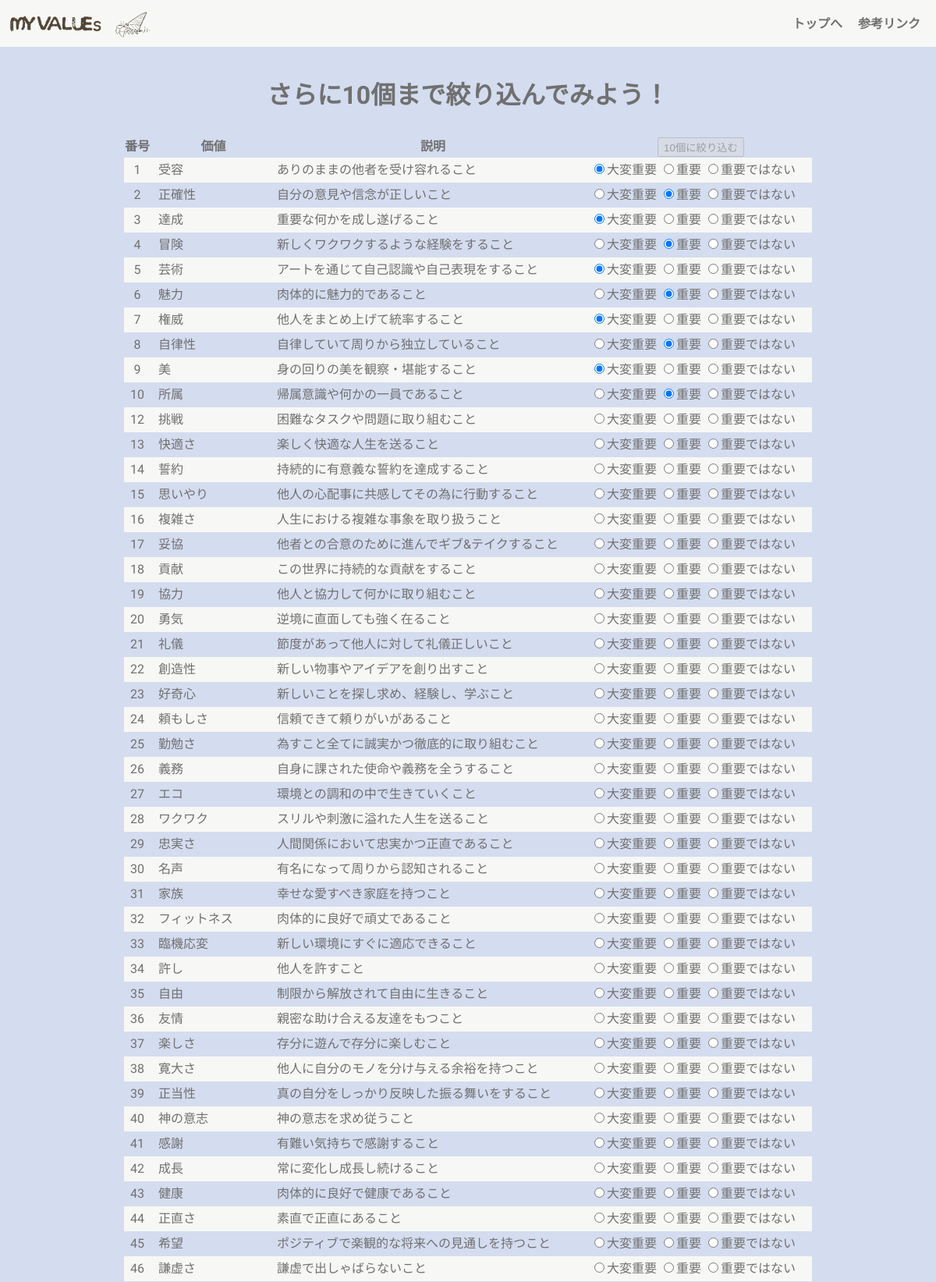
The page /page3 (upper part) on the database its author committed.
### tables this page shows
CREATE TABLE "values100" (
	"id"	INTEGER,
	"value"	TEXT,
	"explanation"	TEXT,
	PRIMARY KEY("id")
);

### app.py (the view)
@app.route("/page3",methods=["GET"])
def page3_get():
    user_id=1
    conn=sqlite3.connect("myvalues.db")
    cur=conn.cursor()
    cur.execute("Select * From myselect Order by savedate desc Limit 1;")
    selected=cur.fetchone()
    c=conn.cursor()
    c.execute("Select id,value,explanation From values100;")
    value_list=[]
    i = 4
    for row in c.fetchall():
        if not selected[i]==0:
            value_list.append({"id":row[0],"task":row[1],"explanation":row[2],"emphasis":selected[i]})
        i=i+1
    c.close()
    cur.close()
    conn.close()
    return render_template("page3.html",value_list=value_list,)

### templates/page3.html (shortened to what this page needs)
{% extends "base.html" %}
{% block content %}
<div class="container">
    <div class ="box-list">
        <p>
            <h1>さらに10個まで絞り込んでみよう！</h1>
        </p>
        <div class="first-list">
            <form action="/page3" id="list100form" method="post">
                <table>
                    <tr>
                        <th>番号</th><th>価値</th><th>説明</th><th><input type="submit" value="10個に絞り込む" class="select10"></th>
                    </tr>
                    {% for item in value_list %}
                    <tr class="value_container">
                        <td>{{item['id']}}</td>
                        <td class="titles">{{item['task']}}</td>
                        <td class="need">{{item['explanation']}}</td>
                        <td>
                            <label><input type="radio" name="r{{item['id']}}" value="2" {% if item['emphasis']==2 %} checked="checked"{% endif %}>大変重要</label>
                            <label><input type="radio" name="r{{item['id']}}" value="1" {% if item['emphasis']==1 %} checked="checked"{% endif %}>重要</label>
                            <label class="last"><input type="radio" name="r{{item['id']}}" value="0" {% if item['emphasis']==0 %} checked="checked"{% endif %}>重要ではない</label>
                        </td>
                    </tr>
                    {% endfor %}
                </table>
            </form>
        </div>
    </div>
</div>
{% endblock %}

### static/css/style.css (style rules this page uses)
html { overflow-y: scroll; }
body, h1, h2, h3, h4, h5, p, ul, ol, li, dl, dt, dd { margin: 0px; padding: 0px; }
body { background: #fff; text-align: center; font-size: 16px; line-height: 1.4; min-width: 100%; -webkit-text-size-adjust: 100%; }
body { font-family: "Noto Sans Japanese", "ヒラギノ角ゴ Pro W3", "Hiragino Kaku Gothic Pro", "ヒラギノ角ゴ ProN W3", "Hiragino Kaku Gothic ProN", "游ゴシック", YuGothic, "メイリオ", "Meiryo", "HGPｺﾞｼｯｸM", "Osaka", "ＭＳ Ｐゴシック", sans-serif, Century Gothic, Arial,"M PLUS Rounded 1c"; }
.container { background-color:#D4DCEF; font-family: 'M PLUS Rounded 1c', sans-serif; color: #707070; padding-bottom:80px; height: 100%; }
.container h1 { font-family: 'M PLUS Rounded 1c', sans-serif; color: #707070; }
.box-list { padding-top: 100px; margin: 0 auto; margin-bottom:30px; }
.first-list table { border-collapse: collapse; margin-top: 30px; margin-left: auto; margin-right: auto; }
.first-list table td { background: #F7F8F5; }
.first-list table tr:nth-child(odd) td { background: #D4DCEF; }
.first-list table td { margin-right: 10px; }
.titles { font-weight: 500; height: 30px; width: 150px; text-align: left; padding-left: 10px; }
.need { text-align: left; width: 400px; }
.last { margin-right:20px; }

### rows shown on the page
values100: id "1", task "受容", explanation "ありのままの他者を受け容れること"
values100: id "2", task "正確性", explanation "自分の意見や信念が正しいこと"
values100: id "3", task "達成", explanation "重要な何かを成し遂げること"
values100: id "4", task "冒険", explanation "新しくワクワクするような経験をすること"
values100: id "5", task "芸術", explanation "アートを通じて自己認識や自己表現をすること"
values100: id "6", task "魅力", explanation "肉体的に魅力的であること"
values100: id "7", task "権威", explanation "他人をまとめ上げて統率すること"
values100: id "8", task "自律性", explanation "自律していて周りから独立していること"
values100: id "9", task "美", explanation "身の回りの美を観察・堪能すること"
values100: id "10", task "所属", explanation "帰属意識や何かの一員であること"
values100: id "12", task "挑戦", explanation "困難なタスクや問題に取り組むこと"
values100: id "13", task "快適さ", explanation "楽しく快適な人生を送ること"
values100: id "14", task "誓約", explanation "持続的に有意義な誓約を達成すること"
values100: id "15", task "思いやり", explanation "他人の心配事に共感してその為に行動すること"
values100: id "16", task "複雑さ", explanation "人生における複雑な事象を取り扱うこと"
values100: id "17", task "妥協", explanation "他者との合意のために進んでギブ&テイクすること"
values100: id "18", task "貢献", explanation "この世界に持続的な貢献をすること"
values100: id "19", task "協力", explanation "他人と協力して何かに取り組むこと"
values100: id "20", task "勇気", explanation "逆境に直面しても強く在ること"
values100: id "21", task "礼儀", explanation "節度があって他人に対して礼儀正しいこと"
values100: id "22", task "創造性", explanation "新しい物事やアイデアを創り出すこと"
values100: id "23", task "好奇心", explanation "新しいことを探し求め、経験し、学ぶこと"
values100: id "24", task "頼もしさ", explanation "信頼できて頼りがいがあること"
values100: id "25", task "勤勉さ", explanation "為すこと全てに誠実かつ徹底的に取り組むこと"
values100: id "26", task "義務", explanation "自身に課された使命や義務を全うすること"
values100: id "27", task "エコ", explanation "環境との調和の中で生きていくこと"
values100: id "28", task "ワクワク", explanation "スリルや刺激に溢れた人生を送ること"
values100: id "29", task "忠実さ", explanation "人間関係において忠実かつ正直であること"
values100: id "30", task "名声", explanation "有名になって周りから認知されること"
values100: id "31", task "家族", explanation "幸せな愛すべき家庭を持つこと"
values100: id "32", task "フィットネス", explanation "肉体的に良好で頑丈であること"
values100: id "33", task "臨機応変", explanation "新しい環境にすぐに適応できること"
values100: id "34", task "許し", explanation "他人を許すこと"
values100: id "35", task "自由", explanation "制限から解放されて自由に生きること"
values100: id "36", task "友情", explanation "親密な助け合える友達をもつこと"
values100: id "37", task "楽しさ", explanation "存分に遊んで存分に楽しむこと"
values100: id "38", task "寛大さ", explanation "他人に自分のモノを分け与える余裕を持つこと"
values100: id "39", task "正当性", explanation "真の自分をしっかり反映した振る舞いをすること"
values100: id "40", task "神の意志", explanation "神の意志を求め従うこと"
values100: id "41", task "感謝", explanation "有難い気持ちで感謝すること"
values100: id "42", task "成長", explanation "常に変化し成長し続けること"
values100: id "43", task "健康", explanation "肉体的に良好で健康であること"
values100: id "44", task "正直さ", explanation "素直で正直にあること"
values100: id "45", task "希望", explanation "ポジティブで楽観的な将来への見通しを持つこと"
values100: id "46", task "謙虚さ", explanation "謙虚で出しゃばらないこと"
